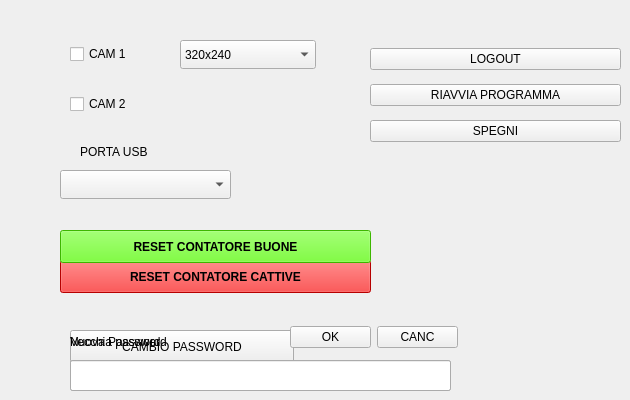
    <widget class="QWidget" name="sistema">
     <attribute name="title">
      <string>Sistema</string>
     </attribute>
     <widget class="QComboBox" name="combotty">
      <property name="geometry">
       <rect>
        <x>60</x>
        <y>170</y>
        <width>171</width>
        <height>29</height>
       </rect>
      </property>
     </widget>
     <widget class="QLabel" name="label_14">
      <property name="geometry">
       <rect>
        <x>80</x>
        <y>140</y>
        <width>121</width>
        <height>23</height>
       </rect>
      </property>
      <property name="text">
       <string>PORTA USB</string>
      </property>
     </widget>
     <widget class="QPushButton" name="ko_tot_butt">
      <property name="geometry">
       <rect>
        <x>60</x>
        <y>260</y>
        <width>311</width>
        <height>33</height>
       </rect>
      </property>
      <property name="palette">
       <palette>
        <active>
         <colorrole role="WindowText">
          <brush brushstyle="SolidPattern">
           <color alpha="255">
            <red>0</red>
            <green>0</green>
            <blue>0</blue>
           </color>
          </brush>
         </colorrole>
         <colorrole role="Button">
          <brush brushstyle="SolidPattern">
           <color alpha="255">
            <red>255</red>
            <green>0</green>
            <blue>0</blue>
           </color>
          </brush>
         </colorrole>
         <colorrole role="Light">
          <brush brushstyle="SolidPattern">
           <color alpha="255">
            <red>255</red>
            <green>127</green>
            <blue>127</blue>
           </color>
          </brush>
         </colorrole>
         <colorrole role="Midlight">
          <brush brushstyle="SolidPattern">
           <color alpha="255">
            <red>255</red>
            <green>63</green>
            <blue>63</blue>
           </color>
          </brush>
         </colorrole>
         <colorrole role="Dark">
          <brush brushstyle="SolidPattern">
           <color alpha="255">
            <red>127</red>
            <green>0</green>
            <blue>0</blue>
           </color>
          </brush>
         </colorrole>
         <colorrole role="Mid">
          <brush brushstyle="SolidPattern">
           <color alpha="255">
            <red>170</red>
            <green>0</green>
            <blue>0</blue>
           </color>
          </brush>
         </colorrole>
         <colorrole role="Text">
          <brush brushstyle="SolidPattern">
           <color alpha="255">
            <red>0</red>
            <green>0</green>
            <blue>0</blue>
           </color>
          </brush>
         </colorrole>
         <colorrole role="BrightText">
          <brush brushstyle="SolidPattern">
           <color alpha="255">
            <red>255</red>
            <green>255</green>
            <blue>255</blue>
           </color>
          </brush>
         </colorrole>
         <colorrole role="ButtonText">
          <brush brushstyle="SolidPattern">
           <color alpha="255">
            <red>0</red>
            <green>0</green>
            <blue>0</blue>
           </color>
          </brush>
         </colorrole>
         <colorrole role="Base">
          <brush brushstyle="SolidPattern">
           <color alpha="255">
            <red>255</red>
            <green>255</green>
            <blue>255</blue>
           </color>
          </brush>
         </colorrole>
         <colorrole role="Window">
          <brush brushstyle="SolidPattern">
           <color alpha="255">
            <red>255</red>
            <green>0</green>
            <blue>0</blue>
           </color>
          </brush>
         </colorrole>
         <colorrole role="Shadow">
          <brush brushstyle="SolidPattern">
           <color alpha="255">
            <red>0</red>
            <green>0</green>
            <blue>0</blue>
           </color>
          </brush>
         </colorrole>
         <colorrole role="AlternateBase">
          <brush brushstyle="SolidPattern">
           <color alpha="255">
            <red>255</red>
            <green>127</green>
            <blue>127</blue>
           </color>
          </brush>
         </colorrole>
         <colorrole role="ToolTipBase">
          <brush brushstyle="SolidPattern">
           <color alpha="255">
            <red>255</red>
            <green>255</green>
            <blue>220</blue>
           </color>
          </brush>
         </colorrole>
         <colorrole role="ToolTipText">
          <brush brushstyle="SolidPattern">
           <color alpha="255">
            <red>0</red>
            <green>0</green>
            <blue>0</blue>
           </color>
          </brush>
         </colorrole>
        </active>
        <inactive>
         <colorrole role="WindowText">
          <brush brushstyle="SolidPattern">
           <color alpha="255">
            <red>0</red>
            <green>0</green>
            <blue>0</blue>
           </color>
          </brush>
         </colorrole>
         <colorrole role="Button">
          <brush brushstyle="SolidPattern">
           <color alpha="255">
            <red>255</red>
            <green>0</green>
            <blue>0</blue>
           </color>
          </brush>
         </colorrole>
         <colorrole role="Light">
          <brush brushstyle="SolidPattern">
           <color alpha="255">
            <red>255</red>
            <green>127</green>
            <blue>127</blue>
           </color>
          </brush>
         </colorrole>
         <colorrole role="Midlight">
          <brush brushstyle="SolidPattern">
           <color alpha="255">
            <red>255</red>
            <green>63</green>
            <blue>63</blue>
           </color>
          </brush>
         </colorrole>
         <colorrole role="Dark">
          <brush brushstyle="SolidPattern">
           <color alpha="255">
            <red>127</red>
            <green>0</green>
            <blue>0</blue>
           </color>
          </brush>
         </colorrole>
         <colorrole role="Mid">
          <brush brushstyle="SolidPattern">
           <color alpha="255">
            <red>170</red>
            <green>0</green>
            <blue>0</blue>
           </color>
          </brush>
         </colorrole>
         <colorrole role="Text">
          <brush brushstyle="SolidPattern">
           <color alpha="255">
            <red>0</red>
            <green>0</green>
            <blue>0</blue>
           </color>
          </brush>
         </colorrole>
         <colorrole role="BrightText">
          <brush brushstyle="SolidPattern">
           <color alpha="255">
            <red>255</red>
            <green>255</green>
            <blue>255</blue>
           </color>
          </brush>
         </colorrole>
         <colorrole role="ButtonText">
          <brush brushstyle="SolidPattern">
           <color alpha="255">
            <red>0</red>
            <green>0</green>
            <blue>0</blue>
           </color>
          </brush>
         </colorrole>
         <colorrole role="Base">
          <brush brushstyle="SolidPattern">
           <color alpha="255">
            <red>255</red>
            <green>255</green>
            <blue>255</blue>
           </color>
          </brush>
         </colorrole>
         <colorrole role="Window">
          <brush brushstyle="SolidPattern">
           <color alpha="255">
            <red>255</red>
            <green>0</green>
            <blue>0</blue>
           </color>
          </brush>
         </colorrole>
         <colorrole role="Shadow">
          <brush brushstyle="SolidPattern">
           <color alpha="255">
            <red>0</red>
            <green>0</green>
            <blue>0</blue>
           </color>
          </brush>
         </colorrole>
         <colorrole role="AlternateBase">
          <brush brushstyle="SolidPattern">
           <color alpha="255">
            <red>255</red>
            <green>127</green>
            <blue>127</blue>
           </color>
          </brush>
         </colorrole>
         <colorrole role="ToolTipBase">
          <brush brushstyle="SolidPattern">
           <color alpha="255">
            <red>255</red>
            <green>255</green>
            <blue>220</blue>
           </color>
          </brush>
         </colorrole>
         <colorrole role="ToolTipText">
          <brush brushstyle="SolidPattern">
           <color alpha="255">
            <red>0</red>
            <green>0</green>
            <blue>0</blue>
           </color>
          </brush>
         </colorrole>
        </inactive>
        <disabled>
         <colorrole role="WindowText">
          <brush brushstyle="SolidPattern">
           <color alpha="255">
            <red>127</red>
            <green>0</green>
            <blue>0</blue>
           </color>
          </brush>
         </colorrole>
         <colorrole role="Button">
          <brush brushstyle="SolidPattern">
           <color alpha="255">
            <red>255</red>
            <green>0</green>
            <blue>0</blue>
           </color>
          </brush>
         </colorrole>
         <colorrole role="Light">
          <brush brushstyle="SolidPattern">
           <color alpha="255">
            <red>255</red>
            <green>127</green>
            <blue>127</blue>
           </color>
          </brush>
         </colorrole>
         <colorrole role="Midlight">
          <brush brushstyle="SolidPattern">
           <color alpha="255">
            <red>255</red>
            <green>63</green>
            <blue>63</blue>
           </color>
          </brush>
         </colorrole>
         <colorrole role="Dark">
          <brush brushstyle="SolidPattern">
           <color alpha="255">
            <red>127</red>
            <green>0</green>
            <blue>0</blue>
           </color>
          </brush>
         </colorrole>
         <colorrole role="Mid">
          <brush brushstyle="SolidPattern">
           <color alpha="255">
            <red>170</red>
            <green>0</green>
            <blue>0</blue>
           </color>
          </brush>
         </colorrole>
         <colorrole role="Text">
          <brush brushstyle="SolidPattern">
           <color alpha="255">
            <red>127</red>
            <green>0</green>
            <blue>0</blue>
           </color>
          </brush>
         </colorrole>
         <colorrole role="BrightText">
          <brush brushstyle="SolidPattern">
           <color alpha="255">
            <red>255</red>
            <green>255</green>
            <blue>255</blue>
           </color>
          </brush>
         </colorrole>
         <colorrole role="ButtonText">
          <brush brushstyle="SolidPattern">
           <color alpha="255">
            <red>127</red>
            <green>0</green>
            <blue>0</blue>
           </color>
          </brush>
         </colorrole>
         <colorrole role="Base">
          <brush brushstyle="SolidPattern">
           <color alpha="255">
            <red>255</red>
            <green>0</green>
            <blue>0</blue>
           </color>
          </brush>
         </colorrole>
         <colorrole role="Window">
          <brush brushstyle="SolidPattern">
           <color alpha="255">
            <red>255</red>
            <green>0</green>
            <blue>0</blue>
           </color>
          </brush>
         </colorrole>
         <colorrole role="Shadow">
          <brush brushstyle="SolidPattern">
           <color alpha="255">
            <red>0</red>
            <green>0</green>
            <blue>0</blue>
           </color>
          </brush>
         </colorrole>
         <colorrole role="AlternateBase">
          <brush brushstyle="SolidPattern">
           <color alpha="255">
            <red>255</red>
            <green>0</green>
            <blue>0</blue>
           </color>
          </brush>
         </colorrole>
         <colorrole role="ToolTipBase">
          <brush brushstyle="SolidPattern">
           <color alpha="255">
            <red>255</red>
            <green>255</green>
            <blue>220</blue>
           </color>
          </brush>
         </colorrole>
         <colorrole role="ToolTipText">
          <brush brushstyle="SolidPattern">
           <color alpha="255">
            <red>0</red>
            <green>0</green>
            <blue>0</blue>
           </color>
          </brush>
         </colorrole>
        </disabled>
       </palette>
      </property>
      <property name="font">
       <font>
        <weight>75</weight>
        <bold>true</bold>
       </font>
      </property>
      <property name="text">
       <string>RESET CONTATORE CATTIVE</string>
      </property>
     </widget>
     <widget class="QPushButton" name="ok_tot_butt">
      <property name="geometry">
       <rect>
        <x>60</x>
        <y>230</y>
        <width>311</width>
        <height>33</height>
       </rect>
      </property>
      <property name="palette">
       <palette>
        <active>
         <colorrole role="WindowText">
          <brush brushstyle="SolidPattern">
           <color alpha="255">
            <red>0</red>
            <green>0</green>
            <blue>0</blue>
           </color>
          </brush>
         </colorrole>
         <colorrole role="Button">
          <brush brushstyle="SolidPattern">
           <color alpha="255">
            <red>85</red>
            <green>255</green>
            <blue>0</blue>
           </color>
          </brush>
         </colorrole>
         <colorrole role="Light">
          <brush brushstyle="SolidPattern">
           <color alpha="255">
            <red>170</red>
            <green>255</green>
            <blue>127</blue>
           </color>
          </brush>
         </colorrole>
         <colorrole role="Midlight">
          <brush brushstyle="SolidPattern">
           <color alpha="255">
            <red>127</red>
            <green>255</green>
            <blue>63</blue>
           </color>
          </brush>
         </colorrole>
         <colorrole role="Dark">
          <brush brushstyle="SolidPattern">
           <color alpha="255">
            <red>42</red>
            <green>127</green>
            <blue>0</blue>
           </color>
          </brush>
         </colorrole>
         <colorrole role="Mid">
          <brush brushstyle="SolidPattern">
           <color alpha="255">
            <red>56</red>
            <green>170</green>
            <blue>0</blue>
           </color>
          </brush>
         </colorrole>
         <colorrole role="Text">
          <brush brushstyle="SolidPattern">
           <color alpha="255">
            <red>0</red>
            <green>0</green>
            <blue>0</blue>
           </color>
          </brush>
         </colorrole>
         <colorrole role="BrightText">
          <brush brushstyle="SolidPattern">
           <color alpha="255">
            <red>255</red>
            <green>255</green>
            <blue>255</blue>
           </color>
          </brush>
         </colorrole>
         <colorrole role="ButtonText">
          <brush brushstyle="SolidPattern">
           <color alpha="255">
            <red>0</red>
            <green>0</green>
            <blue>0</blue>
           </color>
          </brush>
         </colorrole>
         <colorrole role="Base">
          <brush brushstyle="SolidPattern">
           <color alpha="255">
            <red>255</red>
            <green>255</green>
            <blue>255</blue>
           </color>
          </brush>
         </colorrole>
         <colorrole role="Window">
          <brush brushstyle="SolidPattern">
           <color alpha="255">
            <red>85</red>
            <green>255</green>
            <blue>0</blue>
           </color>
          </brush>
         </colorrole>
         <colorrole role="Shadow">
          <brush brushstyle="SolidPattern">
           <color alpha="255">
            <red>0</red>
            <green>0</green>
            <blue>0</blue>
           </color>
          </brush>
         </colorrole>
         <colorrole role="AlternateBase">
          <brush brushstyle="SolidPattern">
           <color alpha="255">
            <red>170</red>
            <green>255</green>
            <blue>127</blue>
           </color>
          </brush>
         </colorrole>
         <colorrole role="ToolTipBase">
          <brush brushstyle="SolidPattern">
           <color alpha="255">
            <red>255</red>
            <green>255</green>
            <blue>220</blue>
           </color>
          </brush>
         </colorrole>
         <colorrole role="ToolTipText">
          <brush brushstyle="SolidPattern">
           <color alpha="255">
            <red>0</red>
            <green>0</green>
            <blue>0</blue>
           </color>
          </brush>
         </colorrole>
        </active>
        <inactive>
         <colorrole role="WindowText">
          <brush brushstyle="SolidPattern">
           <color alpha="255">
            <red>0</red>
            <green>0</green>
            <blue>0</blue>
           </color>
          </brush>
         </colorrole>
         <colorrole role="Button">
          <brush brushstyle="SolidPattern">
           <color alpha="255">
            <red>85</red>
            <green>255</green>
            <blue>0</blue>
           </color>
          </brush>
         </colorrole>
         <colorrole role="Light">
          <brush brushstyle="SolidPattern">
           <color alpha="255">
            <red>170</red>
            <green>255</green>
            <blue>127</blue>
           </color>
          </brush>
         </colorrole>
         <colorrole role="Midlight">
          <brush brushstyle="SolidPattern">
           <color alpha="255">
            <red>127</red>
            <green>255</green>
            <blue>63</blue>
           </color>
          </brush>
         </colorrole>
         <colorrole role="Dark">
          <brush brushstyle="SolidPattern">
           <color alpha="255">
            <red>42</red>
            <green>127</green>
            <blue>0</blue>
           </color>
          </brush>
         </colorrole>
         <colorrole role="Mid">
          <brush brushstyle="SolidPattern">
           <color alpha="255">
            <red>56</red>
            <green>170</green>
            <blue>0</blue>
           </color>
          </brush>
         </colorrole>
         <colorrole role="Text">
          <brush brushstyle="SolidPattern">
           <color alpha="255">
            <red>0</red>
            <green>0</green>
            <blue>0</blue>
           </color>
          </brush>
         </colorrole>
         <colorrole role="BrightText">
          <brush brushstyle="SolidPattern">
           <color alpha="255">
            <red>255</red>
            <green>255</green>
            <blue>255</blue>
           </color>
          </brush>
         </colorrole>
         <colorrole role="ButtonText">
          <brush brushstyle="SolidPattern">
           <color alpha="255">
            <red>0</red>
            <green>0</green>
            <blue>0</blue>
           </color>
          </brush>
         </colorrole>
         <colorrole role="Base">
          <brush brushstyle="SolidPattern">
           <color alpha="255">
            <red>255</red>
            <green>255</green>
            <blue>255</blue>
           </color>
          </brush>
         </colorrole>
         <colorrole role="Window">
          <brush brushstyle="SolidPattern">
           <color alpha="255">
            <red>85</red>
            <green>255</green>
            <blue>0</blue>
           </color>
          </brush>
         </colorrole>
         <colorrole role="Shadow">
          <brush brushstyle="SolidPattern">
           <color alpha="255">
            <red>0</red>
            <green>0</green>
            <blue>0</blue>
           </color>
          </brush>
         </colorrole>
         <colorrole role="AlternateBase">
          <brush brushstyle="SolidPattern">
           <color alpha="255">
            <red>170</red>
            <green>255</green>
            <blue>127</blue>
           </color>
          </brush>
         </colorrole>
         <colorrole role="ToolTipBase">
          <brush brushstyle="SolidPattern">
           <color alpha="255">
            <red>255</red>
            <green>255</green>
            <blue>220</blue>
           </color>
          </brush>
         </colorrole>
         <colorrole role="ToolTipText">
          <brush brushstyle="SolidPattern">
           <color alpha="255">
            <red>0</red>
            <green>0</green>
            <blue>0</blue>
           </color>
          </brush>
         </colorrole>
        </inactive>
        <disabled>
         <colorrole role="WindowText">
          <brush brushstyle="SolidPattern">
           <color alpha="255">
            <red>42</red>
            <green>127</green>
            <blue>0</blue>
           </color>
          </brush>
         </colorrole>
         <colorrole role="Button">
          <brush brushstyle="SolidPattern">
           <color alpha="255">
            <red>85</red>
            <green>255</green>
            <blue>0</blue>
           </color>
          </brush>
         </colorrole>
         <colorrole role="Light">
          <brush brushstyle="SolidPattern">
           <color alpha="255">
            <red>170</red>
            <green>255</green>
            <blue>127</blue>
           </color>
          </brush>
         </colorrole>
         <colorrole role="Midlight">
          <brush brushstyle="SolidPattern">
           <color alpha="255">
            <red>127</red>
            <green>255</green>
            <blue>63</blue>
           </color>
          </brush>
         </colorrole>
         <colorrole role="Dark">
          <brush brushstyle="SolidPattern">
           <color alpha="255">
            <red>42</red>
            <green>127</green>
            <blue>0</blue>
           </color>
          </brush>
         </colorrole>
         <colorrole role="Mid">
          <brush brushstyle="SolidPattern">
           <color alpha="255">
            <red>56</red>
            <green>170</green>
            <blue>0</blue>
           </color>
          </brush>
         </colorrole>
         <colorrole role="Text">
          <brush brushstyle="SolidPattern">
           <color alpha="255">
            <red>42</red>
            <green>127</green>
            <blue>0</blue>
           </color>
          </brush>
         </colorrole>
         <colorrole role="BrightText">
          <brush brushstyle="SolidPattern">
           <color alpha="255">
            <red>255</red>
            <green>255</green>
            <blue>255</blue>
           </color>
          </brush>
         </colorrole>
         <colorrole role="ButtonText">
          <brush brushstyle="SolidPattern">
           <color alpha="255">
            <red>42</red>
            <green>127</green>
            <blue>0</blue>
           </color>
          </brush>
         </colorrole>
         <colorrole role="Base">
          <brush brushstyle="SolidPattern">
           <color alpha="255">
            <red>85</red>
            <green>255</green>
            <blue>0</blue>
           </color>
          </brush>
         </colorrole>
         <colorrole role="Window">
          <brush brushstyle="SolidPattern">
           <color alpha="255">
            <red>85</red>
            <green>255</green>
            <blue>0</blue>
           </color>
          </brush>
         </colorrole>
         <colorrole role="Shadow">
          <brush brushstyle="SolidPattern">
           <color alpha="255">
            <red>0</red>
            <green>0</green>
            <blue>0</blue>
           </color>
          </brush>
         </colorrole>
         <colorrole role="AlternateBase">
          <brush brushstyle="SolidPattern">
           <color alpha="255">
            <red>85</red>
            <green>255</green>
            <blue>0</blue>
           </color>
          </brush>
         </colorrole>
         <colorrole role="ToolTipBase">
          <brush brushstyle="SolidPattern">
           <color alpha="255">
            <red>255</red>
            <green>255</green>
            <blue>220</blue>
           </color>
          </brush>
         </colorrole>
         <colorrole role="ToolTipText">
          <brush brushstyle="SolidPattern">
           <color alpha="255">
            <red>0</red>
            <green>0</green>
            <blue>0</blue>
           </color>
          </brush>
         </colorrole>
        </disabled>
       </palette>
      </property>
      <property name="font">
       <font>
        <weight>75</weight>
        <bold>true</bold>
       </font>
      </property>
      <property name="text">
       <string>RESET CONTATORE BUONE</string>
      </property>
     </widget>
     <widget class="QCheckBox" name="cam_1">
      <property name="geometry">
       <rect>
        <x>70</x>
        <y>40</y>
        <width>95</width>
        <height>28</height>
       </rect>
      </property>
      <property name="text">
       <string>CAM 1</string>
      </property>
      <property name="checked">
       <bool>false</bool>
      </property>
     </widget>
     <widget class="QCheckBox" name="cam_2">
      <property name="geometry">
       <rect>
        <x>70</x>
        <y>90</y>
        <width>96</width>
        <height>28</height>
       </rect>
      </property>
      <property name="text">
       <string>CAM 2</string>
      </property>
     </widget>
     <widget class="QPushButton" name="cambia_pass">
      <property name="geometry">
       <rect>
        <x>70</x>
        <y>330</y>
        <width>224</width>
        <height>33</height>
       </rect>
      </property>
      <property name="text">
       <string>CAMBIO PASSWORD</string>
      </property>
     </widget>
     <widget class="QLineEdit" name="cam_pass_line">
      <property name="geometry">
       <rect>
        <x>70</x>
        <y>360</y>
        <width>381</width>
        <height>31</height>
       </rect>
      </property>
      <property name="echoMode">
       <enum>QLineEdit::Password</enum>
      </property>
     </widget>
     <widget class="QLineEdit" name="new_pass">
      <property name="geometry">
       <rect>
        <x>70</x>
        <y>360</y>
        <width>381</width>
        <height>31</height>
       </rect>
      </property>
      <property name="echoMode">
       <enum>QLineEdit::Password</enum>
      </property>
     </widget>
     <widget class="QLabel" name="lab_pass">
      <property name="geometry">
       <rect>
        <x>70</x>
        <y>330</y>
        <width>193</width>
        <height>23</height>
       </rect>
      </property>
      <property name="text">
       <string>Vecchia password</string>
      </property>
     </widget>
     <widget class="QLabel" name="lab_new_pass">
      <property name="geometry">
       <rect>
        <x>70</x>
        <y>330</y>
        <width>177</width>
        <height>23</height>
       </rect>
      </property>
      <property name="text">
       <string>Nuova Password</string>
      </property>
     </widget>
     <widget class="QWidget" name="layoutWidget">
      <property name="geometry">
       <rect>
        <x>370</x>
        <y>40</y>
        <width>251</width>
        <height>113</height>
       </rect>
      </property>
      <layout class="QGridLayout" name="gridLayout_12">
       <item row="0" column="0">
        <widget class="QPushButton" name="logout">
         <property name="text">
          <string>LOGOUT</string>
         </property>
        </widget>
       </item>
       <item row="1" column="0">
        <widget class="QPushButton" name="riav_progr">
         <property name="text">
          <string>RIAVVIA PROGRAMMA</string>
         </property>
        </widget>
       </item>
       <item row="2" column="0">
        <widget class="QPushButton" name="spegni">
         <property name="text">
          <string>SPEGNI</string>
         </property>
        </widget>
       </item>
      </layout>
     </widget>
     <widget class="QWidget" name="layoutWidget">
      <property name="geometry">
       <rect>
        <x>290</x>
        <y>320</y>
        <width>168</width>
        <height>35</height>
       </rect>
      </property>
      <layout class="QGridLayout" name="gridLayout_13">
       <item row="0" column="0">
        <widget class="QPushButton" name="ok_pass">
         <property name="text">
          <string>OK</string>
         </property>
        </widget>
       </item>
       <item row="0" column="1">
        <widget class="QPushButton" name="canc_pass">
         <property name="text">
          <string>CANC</string>
         </property>
        </widget>
       </item>
      </layout>
     </widget>
     <widget class="QComboBox" name="riso">
      <property name="geometry">
       <rect>
        <x>180</x>
        <y>40</y>
        <width>136</width>
        <height>29</height>
       </rect>
      </property>
      <item>
       <property name="text">
        <string>320x240</string>
       </property>
      </item>
      <item>
       <property name="text">
        <string>640x480</string>
       </property>
      </item>
      <item>
       <property name="text">
        <string>1024x768</string>
       </property>
      </item>
     </widget>
    </widget>
